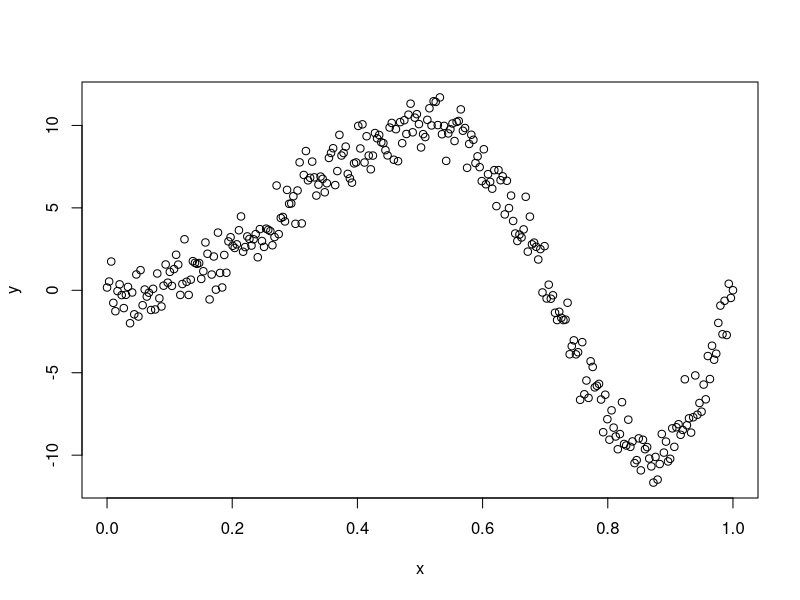

Write R code to recreate this figure.
## ---- chunk 1
knitr::opts_chunk$set(echo = TRUE)
## ---- chunk 2
n<-300
x<-seq(0,1,length.out=n)
y<-sin(2*pi*x^2)*10+rnorm(n)
plot(x,y)
